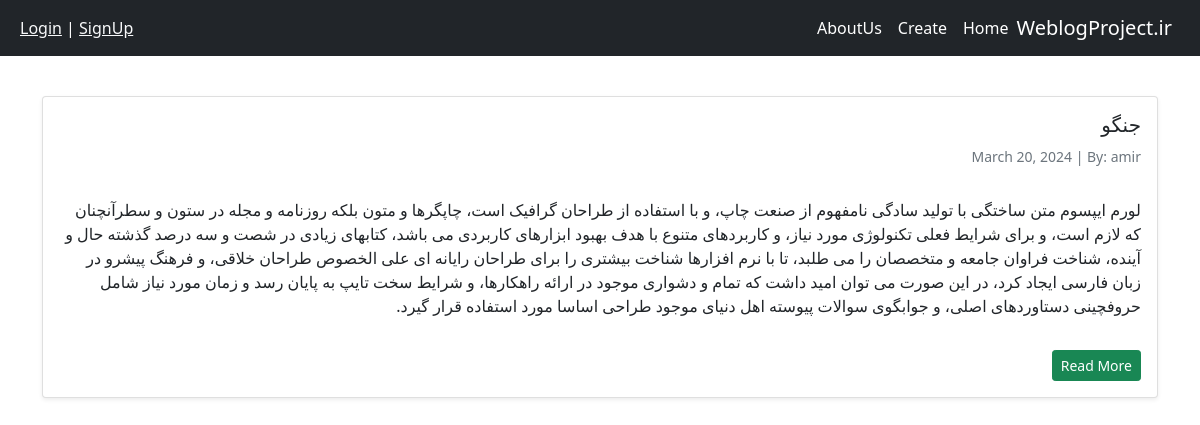
Before: / with the older database file.
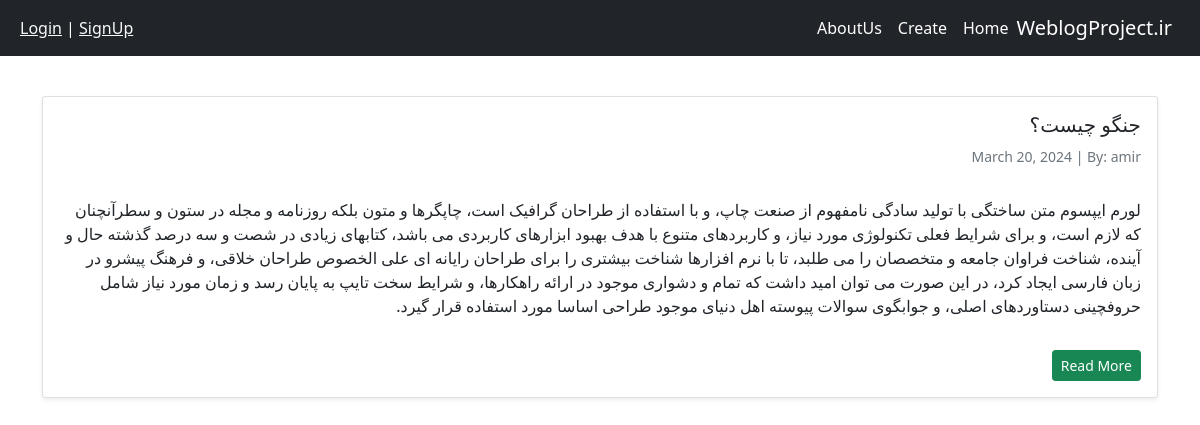
After: the same page with the newer database file.
### blog/models.py (models this page shows, shortened)
class Post(models.Model):
    STATUS_CHOICES = (
        ('pub', 'Published'),
        ('drf', 'Draft'),
    )
    author = models.ForeignKey(get_user_model(), on_delete=models.CASCADE)
    title = models.CharField(max_length=200)
    text = models.TextField()
    status = models.CharField(choices=STATUS_CHOICES, max_length=3)
    cover = models.ImageField(upload_to='covers/', blank=True)
    date_created = models.DateField(auto_now_add=True)
    datetime_created = models.DateTimeField(auto_now_add=True)
    datetime_modified = models.DateTimeField(auto_now=True)

### accounts/models.py (models this page shows)
class CustomUser(AbstractUser):
    pass

### blog/views.py (the view)
# urls.py: path('', PostsListView.as_view(), name='posts_list'),
class PostsListView(generic.ListView):
    model = Post
    template_name = "blog/posts_list.html"
    context_object_name = 'posts'

### blog/templates/blog/posts_list.html (shortened to what this page needs)
{% extends '_base.html' %}
{% block content %}
    <div class="container mt-4">
        <div class="row">
            <div class="col-12">
                {% if posts %}
                    {% for post in posts %}
                        <div class="card shadow-sm my-3">
                            <div class="card-body">
                                <h5 class="card-title">{{ post.title }}</h5>
                                <h6 class="card-subtitle mb-2 text-muted small py-2">{{ post.date_created }} |
                                    By: {{ post.author }}</h6>
                                <p class="card-text py-3">
                                    {{ post.text }}
                                </p>
                                <a href="{% url 'post_detail' post.id %}">
                                    <div class="btn btn-sm btn-success">Read More</div>
                                </a>
                            </div>
                        </div>
                    {% endfor %}
                {% endif %}
            </div>
{% endblock content %}

Changed rows visible on the page:
changed Post "amir": title "جنگو" → "جنگو چیست؟"
